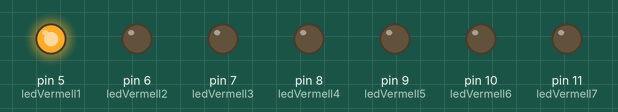
Simulated run of this sketch. Board: Arduino Uno, built with avr-gcc and run on an emulated ATmega328P. On the bench: output pins drawn as LEDs (lit = HIGH).

Above: at 1.0 s.
At 3.0 s:
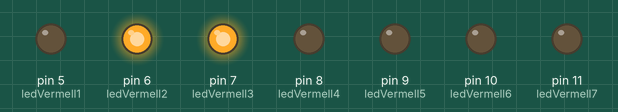
At 5.0 s:
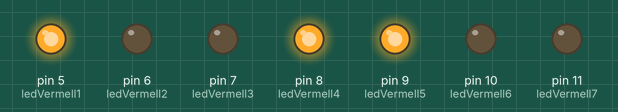
At 7.0 s:
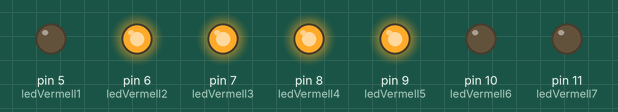
At 9.0 s:
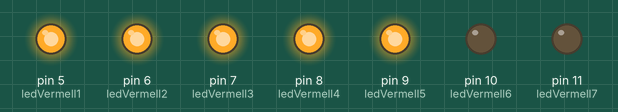
At 11.0 s:
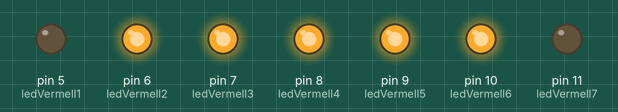
Timing chart, 0 to 15.6 s (numbered marks = the images above):
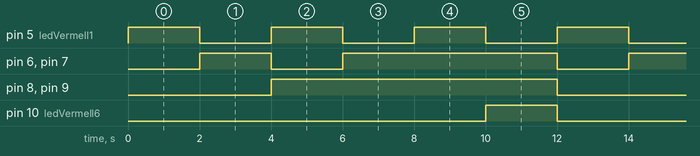

The sketch:

_4.1.ino
```cpp
/********************************************************************************
**                                                                             **
**                          4.1 Dau de leds                                    **
**                                                                             **
********************************************************************************/

//*******  Includes  ************************************************************


//*******  Variables  ***********************************************************

int ledVermell1 = 5;
int ledVermell2 = 6;
int ledVermell3 = 7;
int ledVermell4 = 8;
int ledVermell5 = 9;
int ledVermell6 = 10;
int ledVermell7 = 11;

// la funció setup s'executa una vegada al inici del programa o bé si es fa un reset
void setup()
{

     // configuració dels pins de sortida
  pinMode(ledVermell1, OUTPUT);
  pinMode(ledVermell2, OUTPUT);
  pinMode(ledVermell3, OUTPUT);
  pinMode(ledVermell4, OUTPUT);
  pinMode(ledVermell5, OUTPUT);
  pinMode(ledVermell6, OUTPUT);
  pinMode(ledVermell7, OUTPUT);


}

// void loop es repeteix constantment
void loop() // és repeteix constantment
{

    // NUMERO 1
    digitalWrite(ledVermell1, HIGH);
    digitalWrite(ledVermell2, LOW);
    digitalWrite(ledVermell3, LOW);
    digitalWrite(ledVermell4, LOW);
    digitalWrite(ledVermell5, LOW);
    digitalWrite(ledVermell6, LOW);
    digitalWrite(ledVermell7, LOW);


    delay(2000);

    // NUMERO 2
    digitalWrite(ledVermell1, LOW);
    digitalWrite(ledVermell2, HIGH);
    digitalWrite(ledVermell3, HIGH);
    digitalWrite(ledVermell4, LOW);
    digitalWrite(ledVermell5, LOW);
    digitalWrite(ledVermell6, LOW);
    digitalWrite(ledVermell7, LOW);


  delay(2000);

    // NUMERO 3
    digitalWrite(ledVermell1, HIGH);
    digitalWrite(ledVermell2, LOW);
    digitalWrite(ledVermell3, LOW);
    digitalWrite(ledVermell4, HIGH);
    digitalWrite(ledVermell5, HIGH);
    digitalWrite(ledVermell6, LOW);
    digitalWrite(ledVermell7, LOW);

    delay(2000);


    // NUMERO 4
    digitalWrite(ledVermell1, LOW);
    digitalWrite(ledVermell2, HIGH);
    digitalWrite(ledVermell3, HIGH);
    digitalWrite(ledVermell4, HIGH);
    digitalWrite(ledVermell5, HIGH);
    digitalWrite(ledVermell6, LOW);
    digitalWrite(ledVermell7, LOW);

    delay(2000);


    // NUMERO 5
    digitalWrite(ledVermell1, HIGH);
    digitalWrite(ledVermell2, HIGH);
    digitalWrite(ledVermell3, HIGH);
    digitalWrite(ledVermell4, HIGH);
    digitalWrite(ledVermell5, HIGH);
    digitalWrite(ledVermell6, LOW);
    digitalWrite(ledVermell7, LOW);

    delay(2000);

    // NUMERO 6
    digitalWrite(ledVermell1, LOW);
    digitalWrite(ledVermell2, HIGH);
    digitalWrite(ledVermell3, HIGH);
    digitalWrite(ledVermell4, HIGH);
    digitalWrite(ledVermell5, HIGH);
    digitalWrite(ledVermell6, HIGH);
    digitalWrite(ledVermell7, LOW);

    delay(2000);
}
```

Measured:
- by itself, pin 5 (ledVermell1): alternates HIGH for 2.0 s and LOW for 2.0 s
- by itself, pin 6 (ledVermell2), pin 7 (ledVermell3): repeats every 12.0 s: LOW 2.0 s, HIGH 6.0 s, LOW 2.0 s, HIGH 2.0 s
- by itself, pin 8 (ledVermell4), pin 9 (ledVermell5): alternates HIGH for 8.0 s and LOW for 4.0 s
- by itself, pin 10 (ledVermell6): alternates HIGH for 2.0 s and LOW for 10.0 s
